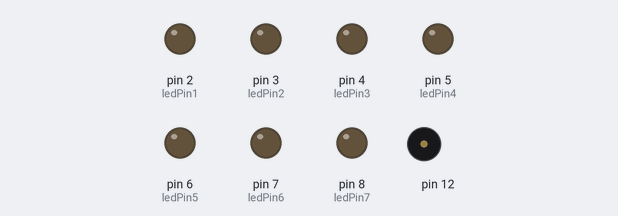
Bench run of a sketch on a simulated Arduino Uno, built with avr-gcc and run on an emulated ATmega328P. On the bench: output pins drawn as LEDs (lit = HIGH), buzzer (waves = sounding).

Above: at 0.1 s.
At 4.35 s:
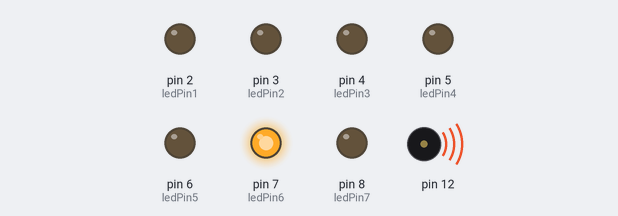
At 9.96 s:
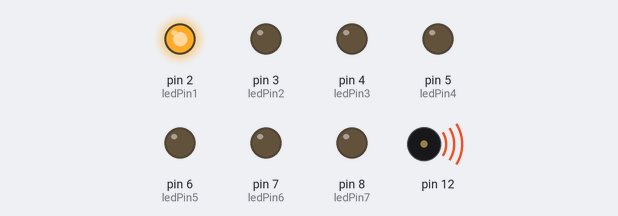
At 19.58 s:
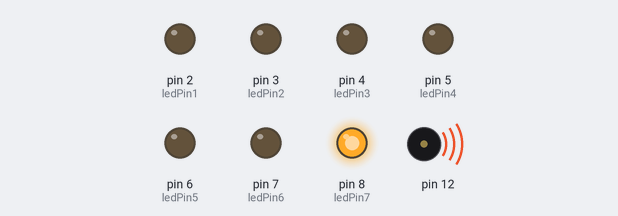
At 29.99 s:
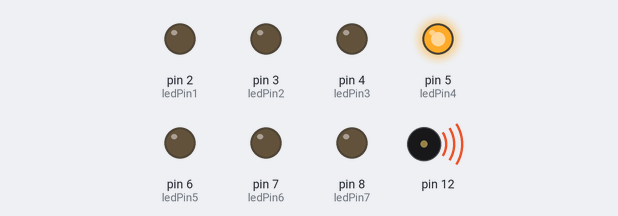
At 39.81 s:
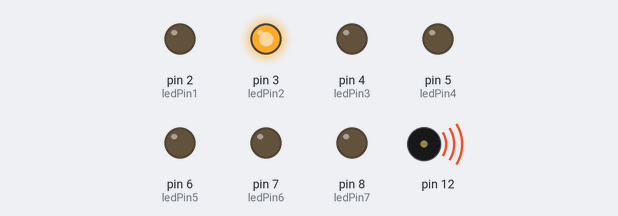
Timing chart, 0 to 40.0 s (numbered marks = the images above):
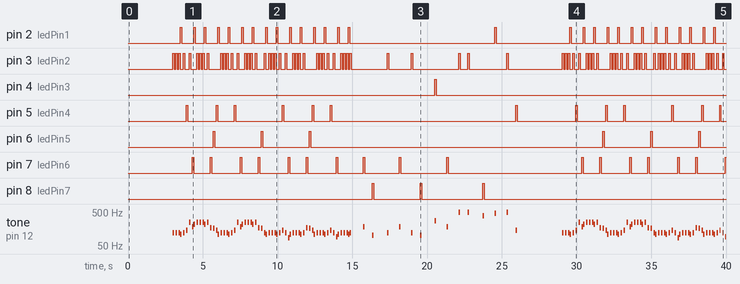

Measured:
- by itself, pin 2 (ledPin1): LOW → HIGH at 3.5 s, → LOW 0.10 s later, → HIGH 0.80 s later, → LOW 0.10 s later, … (58 changes in this stretch)
- by itself, pin 3 (ledPin2): LOW → HIGH at 3.0 s, → LOW 0.10 s later, → HIGH 0.10 s later, → LOW 0.10 s later, … (150 changes in this stretch)
- by itself, pin 4 (ledPin3): LOW → HIGH at 20.5 s, → LOW 0.10 s later
- by itself, pin 5 (ledPin4): LOW → HIGH at 3.9 s, → LOW 0.10 s later, → HIGH 1.9 s later, → LOW 0.10 s later, … (26 changes in this stretch)
- by itself, pin 6 (ledPin5): LOW → HIGH at 5.7 s, → LOW 0.10 s later, → HIGH 3.1 s later, → LOW 0.10 s later, … (12 changes in this stretch)
- by itself, pin 7 (ledPin6): LOW → HIGH at 4.3 s, → LOW 0.10 s later, → HIGH 1.1 s later, → LOW 0.10 s later, … (33 changes in this stretch)
- by itself, pin 8 (ledPin7): goes HIGH 0.10 s, LOW 3.1 s, HIGH 0.10 s, LOW 4.1 s, HIGH 0.10 s, then LOW
- by itself, tone on pin 12: plays 123 Hz for 0.10 s, 123 Hz for 0.10 s, 123 Hz for 0.10 s, 110 Hz for 0.10 s, 123 Hz for 0.10 s, 146 Hz for 0.10 s … (144 notes in this stretch)

The sketch:

pianoBuzzLedJOJO.ino
```cpp
//Key Values
const int aVal = 10;
const int bVal = 12;
const int cVal = 1;
const int dVal = 3;
const int eVal = 5;
const int fVal = 6;
const int gVal = 8;

//sharp Key Values
const int cValS = 2;
const int dValS = 4;
const int fValS = 7;
const int gValS = 9;
const int aValS = 11;

int sharps[] = {cValS, dValS, fValS, gValS, aValS};

//Led Pins
const int ledPin1 = 2;
const int ledPin2 = 3;
const int ledPin3 = 4;
const int ledPin4 = 5;
const int ledPin5 = 6;
const int ledPin6 = 7;
const int ledPin7 = 8;

//Octave Decleration
double crntOctave = 4;


//get the frequcny method
int frequency(int val, int octave) {
  if (crntOctave == 0) {
    crntOctave = 1;
  }
  double octaveBase = ((crntOctave - 1) * 12) + 3;
  double note = octaveBase + val;

  double exponent = (note - 49) / 12;
  double power = pow(2, exponent);
  double frequency = power * 440;

  return frequency;
}

//turn no the corresponding LED
void light(int val) {

  for (int i = 0; i < 5; i++) {
    if (val == sharps[i]) {
      val -= 1;
    }
  }

  switch (val) {

    case aVal:
      digitalWrite(ledPin1, HIGH);
      delay(100);
      digitalWrite(ledPin1, LOW);
      break;

    case bVal:
      digitalWrite(ledPin2, HIGH);
      delay(100);
      digitalWrite(ledPin2, LOW);
      break;

    case cVal:
      digitalWrite(ledPin3, HIGH);
      delay(100);
      digitalWrite(ledPin3, LOW);
      break;

    case dVal:
      digitalWrite(ledPin4, HIGH);
      delay(100);
      digitalWrite(ledPin4, LOW);
      break;

    case eVal:
      digitalWrite(ledPin5, HIGH);
      delay(100);
      digitalWrite(ledPin5, LOW);
      break;

    case fVal:
      digitalWrite(ledPin6, HIGH);
      delay(100);
      digitalWrite(ledPin6, LOW);
      break;

    case gVal:
      digitalWrite(ledPin7, HIGH);
      delay(100);
      digitalWrite(ledPin7, LOW);
      break;
  }
}

//activacte the buzzer
void buzz(int val) {
  tone(12, frequency(val, crntOctave));
  light(val);
  noTone(12);
}

//SETUP
void setup()
{
  Serial.begin(9600);
  pinMode(12, OUTPUT);

  //led pinmodes
  pinMode(ledPin1, OUTPUT);
  pinMode(ledPin2, OUTPUT);
  pinMode(ledPin3, OUTPUT);
  pinMode(ledPin4, OUTPUT);
  pinMode(ledPin5, OUTPUT);
  pinMode(ledPin6, OUTPUT);
  pinMode(ledPin7, OUTPUT);

}

//LOOP
void loop()
{

  delay(3000);
  crntOctave = 2;

  buzz(bVal);
  delay(100);
  buzz(bVal);
  delay(100);
  buzz(bVal);
  buzz(aVal);
  delay(100);
  buzz(bVal);
  delay(100);

  crntOctave = 3;
  buzz(dVal);
  delay(100);

  crntOctave = 3;
  buzz(bVal);
  delay(100);
  buzz(fValS);
  buzz(aVal);
  delay(100);
  buzz(bVal);
  delay(100);
  buzz(bVal);
  delay(100);
  buzz(bVal);
  buzz(aVal);
  delay(100);
  buzz(bVal);
  delay(100);

  crntOctave = 3;
  buzz(fVal);
  delay(100);
  buzz(eVal);
  delay(100);
  buzz(dVal);

  crntOctave = 2;
  buzz(aVal);
  delay(100);
  buzz(bVal);
  delay(100);
   buzz(bVal);
  delay(100);
  buzz(bVal);
  buzz(aVal);
  delay(100);
  buzz(bVal);
  delay(100);

  crntOctave = 3;
  buzz(dVal);
  delay(100);

  crntOctave = 3;
  buzz(bVal);
  delay(100);
  buzz(fValS);
  buzz(aVal);
  delay(100);
  buzz(bVal);
  delay(100);
  buzz(bVal);
  delay(100);
  buzz(bVal);
  buzz(aVal);
  delay(100);
  buzz(bVal);
  delay(100);

  crntOctave = 3;
  buzz(fVal);
  delay(100);
  buzz(eVal);
  delay(100);

  crntOctave = 2;
  buzz(bVal);
  buzz(aVal);
  delay(100);
  buzz(bVal);
  delay(100);
  buzz(bVal);
  delay(100);
  buzz(bVal);
  buzz(aVal);
  delay(100);
  buzz(bVal);
  delay(100);

  crntOctave = 3;
  buzz(dVal);
  delay(100);

  crntOctave = 2;
  buzz(bVal);
  delay(100);
  buzz(fVal);
  buzz(aVal);
  delay(100);
  buzz(bVal);
  delay(100);
  buzz(bVal);
  delay(100);
  buzz(bVal);
  buzz(aVal);
  delay(100);
  buzz(bVal);
  delay(100);

  crntOctave = 3;
  buzz(fVal);
  delay(100);
  buzz(eVal);
  delay(100);
  buzz(dVal);

  crntOctave = 2;
  buzz(aVal);
  delay(100);
  buzz(bVal);
  delay(100);
   buzz(bVal);
  delay(100);
  buzz(bVal);
  buzz(aVal);
  delay(100);
  buzz(bVal);
  delay(100);

  crntOctave = 3;
  buzz(dVal);
  delay(100);

  crntOctave = 2;
  buzz(bVal);
  delay(100);
  buzz(fValS);
  buzz(aVal);
  delay(100);
  buzz(bVal);
  delay(100);
  buzz(bVal);
  delay(100);
  buzz(bVal);
  buzz(aVal);
  buzz(bVal);
  delay(800);

  crntOctave = 3;
  buzz(fValS);
  delay(500);
  crntOctave = 2;
  buzz(gValS);
  delay(900);
  buzz(bVal);
  delay(700);
  crntOctave = 3;
  buzz(fValS);
  delay(700);
  crntOctave = 2;
  buzz(bVal);
  delay(500);
  buzz(gValS);
  delay(900);

  crntOctave = 4;
  buzz(cValS);
  delay(700);

  crntOctave = 3;
  buzz(fValS);
  delay(700);
  crntOctave = 4;
  buzz(bVal);
  delay(500);
  buzz(bVal);
  delay(900);
  buzz(gVal);
  delay(700);
  buzz(aValS);
  delay(700);
  buzz(bVal);
  delay(500);

  crntOctave = 3;
  buzz(dVal);


/*
  crntOctave = 3;

  buzz(bVal);
  delay(100);
  buzz(bVal);
  delay(100);
  buzz(bVal);
  buzz(aVal);
  delay(100);
  buzz(bVal);
  delay(100);

  crntOctave = 4;
  buzz(dVal);
  delay(100);

  crntOctave = 4;
  buzz(bVal);
  delay(100);
  buzz(fValS);
  buzz(aVal);
  delay(100);
  buzz(bVal);
  delay(100);
  buzz(bVal);
  delay(100);
  buzz(bVal);
  buzz(aVal);
  delay(100);
  buzz(bVal);
  delay(100);

  crntOctave = 4;
  buzz(fVal);
  delay(100);
  buzz(eVal);
  delay(100);
  buzz(dVal);

  crntOctave = 3;
  buzz(aVal);
  delay(100);
  buzz(bVal);
  delay(100);
   buzz(bVal);
  delay(100);
  buzz(bVal);
  buzz(aVal);
  delay(100);
  buzz(bVal);
  delay(100);

  crntOctave = 4;
  buzz(dVal);
  delay(100);

  crntOctave = 4;
  buzz(bVal);
  delay(100);
  buzz(fValS);
  buzz(aVal);
  delay(100);
  buzz(bVal);
  delay(100);
  buzz(bVal);
  delay(100);
  buzz(bVal);
  buzz(aVal);
  delay(100);
  buzz(bVal);
  delay(100);

  crntOctave = 4;
  buzz(fVal);
  delay(100);
  buzz(eVal);
  delay(100);

  crntOctave = 3;
  buzz(bVal);
  buzz(aVal);
  delay(100);
  buzz(bVal);
  delay(100);
  buzz(bVal);
  delay(100);
  buzz(bVal);
  buzz(aVal);
  delay(100);
  buzz(bVal);
  delay(100);

  crntOctave = 4;
  buzz(dVal);
  delay(100);

  crntOctave = 3;
  buzz(bVal);
  delay(100);
  buzz(fVal);
  buzz(aVal);
  delay(100);
  buzz(bVal);
  delay(100);
  buzz(bVal);
  delay(100);
  buzz(bVal);
  buzz(aVal);
  delay(100);
  buzz(bVal);
  delay(100);

  crntOctave = 4;
  buzz(fVal);
  delay(100);
  buzz(eVal);
  delay(100);
  buzz(dVal);

  crntOctave = 3;
  buzz(aVal);
  delay(100);
  buzz(bVal);
  delay(100);
   buzz(bVal);
  delay(100);
  buzz(bVal);
  buzz(aVal);
  delay(100);
  buzz(bVal);
  delay(100);

  crntOctave = 4;
  buzz(dVal);
  delay(100);

  crntOctave = 4;
  buzz(bVal);
  delay(100);
  buzz(fValS);
  buzz(aVal);
  delay(100);
  buzz(bVal);
  delay(100);
  buzz(bVal);
  delay(100);
  buzz(bVal);
  buzz(aVal);
  buzz(bVal);
  delay(800);


  crntOctave = 5;
  buzz(fValS);
  delay(500);
  buzz(fVal);
  delay(700);

  buzz(dVal);
  buzz(eVal);
  buzz(fVal);
  delay(200);
  buzz(eVal);
  delay(200);
  buzz(dVal);
  delay(100);
  buzz(cValS);
  delay(200);
  buzz(dVal);
  delay(200);
  buzz(eVal);
  delay(100);
  buzz(fValS);
  delay(500);
  buzz(bVal);
  delay(500);

  crntOctave = 4;
  buzz(bVal);
  delay(100);

  crntOctave = 5;
  buzz(cValS);
  delay(100);
  buzz(dVal);
  delay(200);
  buzz(eVal);
  delay(200);
  buzz(dVal);
  delay(100);
  buzz(cValS);
  delay(200);
  buzz(aVal);
  delay(200);
  buzz(gVal);
  delay(100);
  buzz(fValS);
  delay(500);
  buzz(fVal);
  delay(700);

  crntOctave = 5;
  buzz(dVal);
  buzz(eVal);
  buzz(cValS);
  delay(200);
  buzz(eVal);
  delay(200);
  buzz(dVal);
  delay(100);
  buzz(cValS);
  delay(200);
  buzz(dVal);
  delay(200);
  buzz(eVal);
  delay(100);
  buzz(fValS);
  delay(500);
  buzz(bVal);
  delay(500);
  buzz(bVal);
  delay(100);

  crntOctave = 6;
  buzz(cValS);
  delay(100);
  buzz(dVal);
  delay(200);
  buzz(eVal);
  delay(200);

  crntOctave = 5;
  buzz(gVal);
  delay(100);
  buzz(fValS);
  delay(200);

  crntOctave = 6;
  buzz(dVal);
  delay(200);


  crntOctave = 5;
  buzz(fValS);
  delay(100);
  buzz(aValS);
  buzz(bVal);
  delay(3000);*/

}
```
